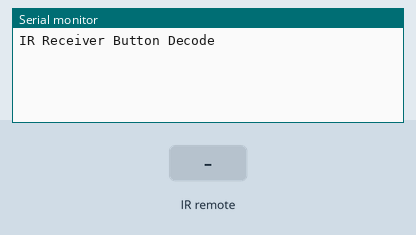
Simulated run of this sketch. Board: Arduino Uno, built with avr-gcc and run on an emulated ATmega328P. On the bench: the last lines printed to the serial monitor. The inputs (shaded band) are chosen by the test bench.

Above: at 1.2 s.
1.3 s: infrared code 0xFF6897 received
At 2.5 s:
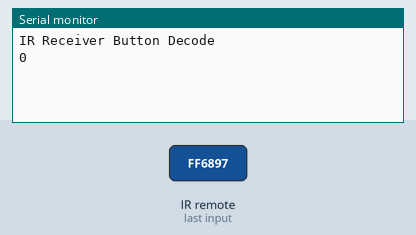
2.8 s: infrared code 0xFF30CF received
At 3.7 s:
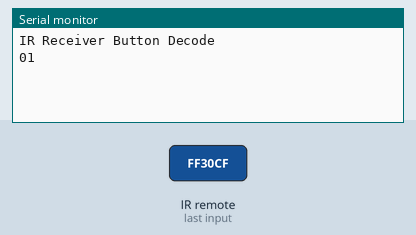

Measured:
- after the input at 1.3 s, the serial monitor: prints a new line at once (image 1)
- after the input at 2.8 s, the serial monitor: prints a new line at once (image 2)

The sketch:

p1_c_digo_maestro.ino
```cpp
///ARDUINO MAESTRO///
#include "IRremote.h"
const int receiver = 11;
IRrecv irrecv(receiver);
decode_results results;

void setup(){
  Serial.begin(9600);
  Serial.println("IR Receiver Button Decode");
  irrecv.enableIRIn();
}
void loop(){
  if (irrecv.decode(&results)){
    switch(results.value){

      case 0xFF6897:
        Serial.write("0");
        break;
      case 0xFF30CF:
        Serial.write("1");
        break;
    }
    delay(500);
    irrecv.resume();
  }
}
```
